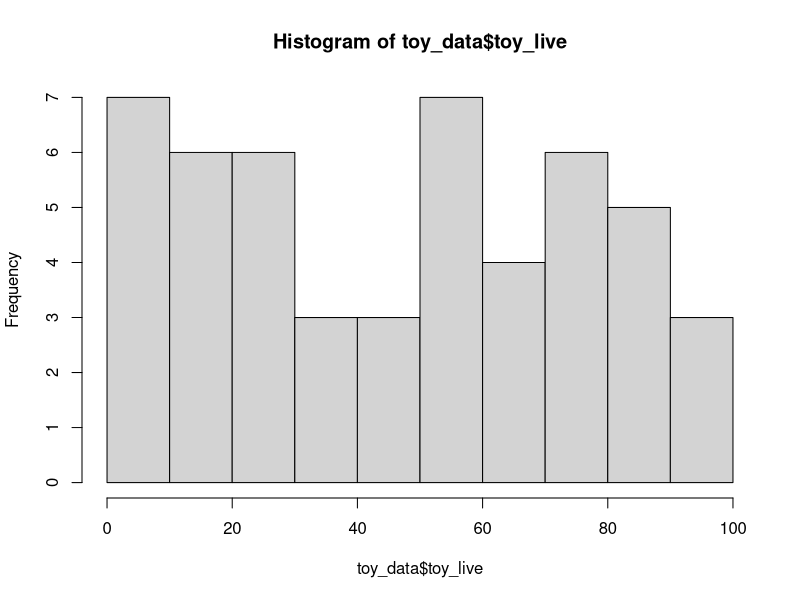
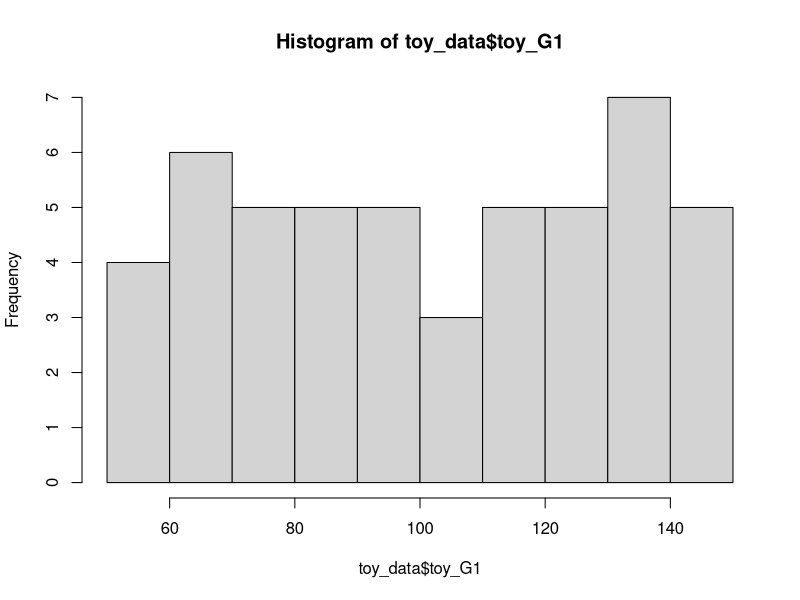
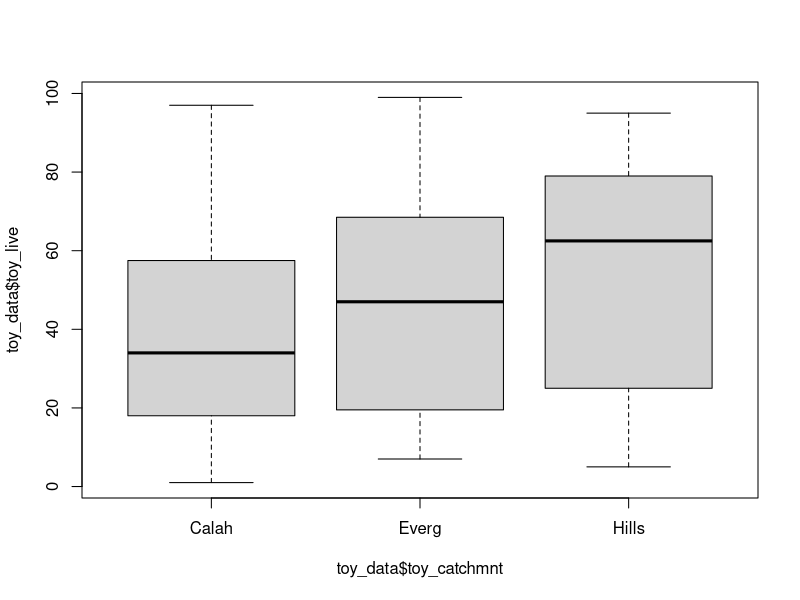
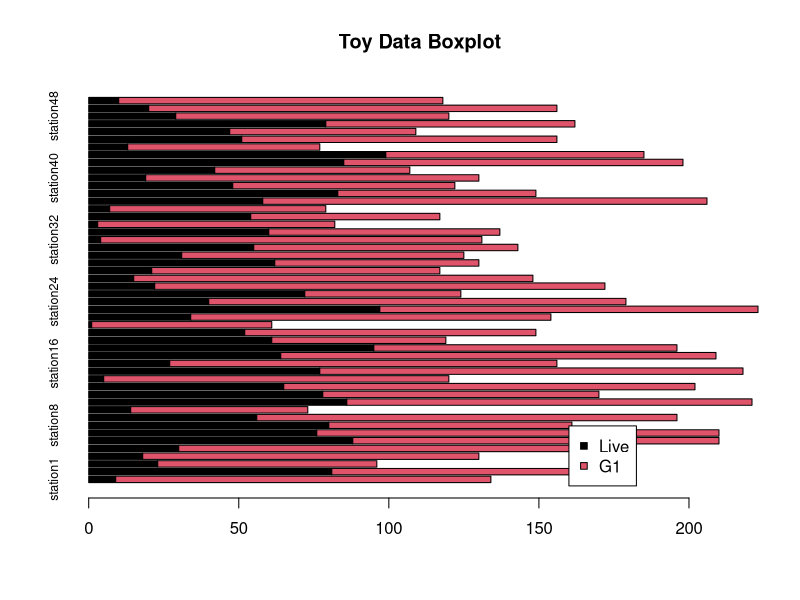
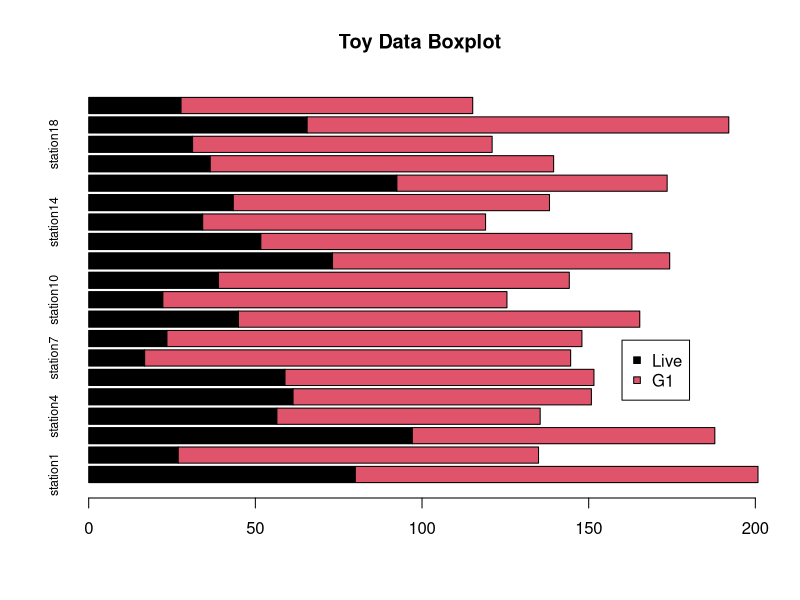
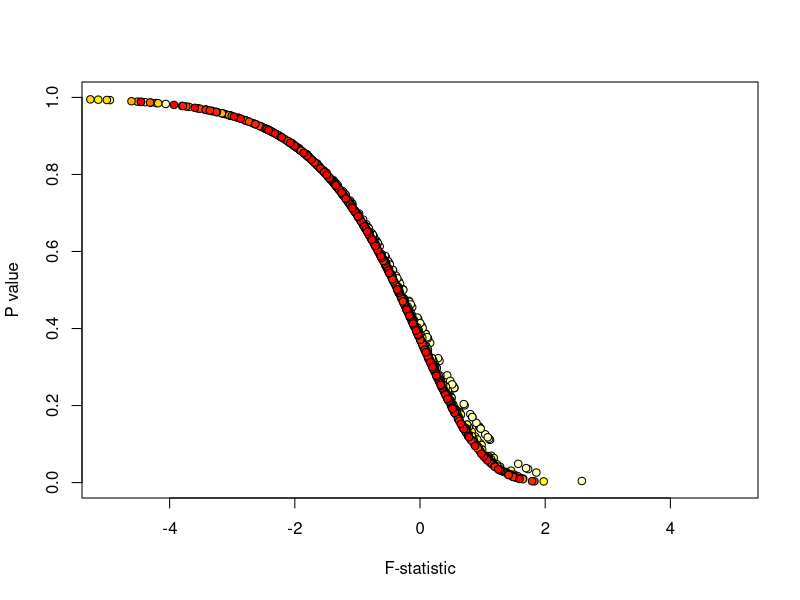
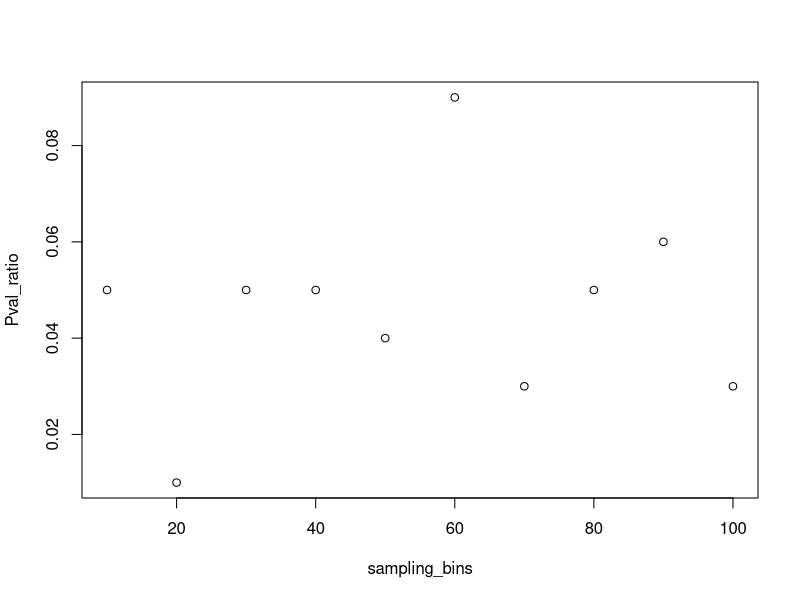
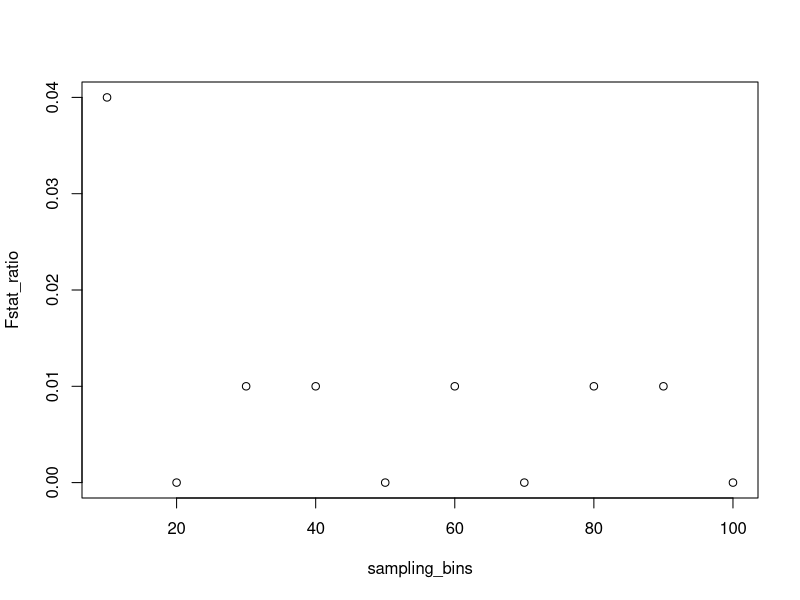

Generate these figures, in order, with R:
#Sandbox for course development code.

#Let's do some basic stuff with the Gulf of Mexico data.

live = read.csv('data/Live.csv', header = TRUE, row.names = "X") #Read data.
G1 = read.csv('data/G1.csv', header = TRUE, row.names = "X")

stations = row.names(live)

station_sums = apply(live,1,sum)

taxa_sums = apply(live,2,sum)

#Let's make a toy dataset. 10 stations, 80 possible taxa.

toy_n = 50

toy_stations = paste0("station", c(1:toy_n))
toy_catchmnt = c(rep("Hills",toy_n*0.4),
                 rep("Calah",toy_n*0.3),
                 rep("Everg",toy_n*0.3))
toy_live = c(sample(c(1:100),toy_n))
toy_G1 = c(sample(c(50:150),toy_n))

toy_data = data.frame(toy_stations,toy_catchmnt,toy_live,toy_G1)

#This makes a roughly scalable matrix-generating set of commands. Now we can explore it a little.

hist(toy_data$toy_live)

hist(toy_data$toy_G1)

boxplot(toy_data$toy_live ~ toy_data$toy_catchmnt)

toy.aov = aov(toy_data$toy_live ~ toy_data$toy_catchmnt)
toy_results = unlist(summary(toy.aov))

#Can extract the values for plotting.

toy_results['F value1']
toy_results['Pr(>F)1']

#Barplot to see basic results

barplot(t(toy_data[,3:4]),horiz = TRUE, names.arg = toy_data$toy_stations, cex.names = 0.75, srt = 90, main = "Toy Data Boxplot",col=c(1,2))
legend(160,9,c("Live","G1"),pch=22,pt.bg=c(1,2))

#It's randomized, but the above will occasionally give us a significant result! Toy with the sample size and see how it behaves.

#Notice how using a variable (toy_n) to replace numbers makes it easier to go back and adjust it.

#Since we know how to build one random dataset, we should consider making a function. Our goal is to replace all of the numbers in the code above with variables.

make_toy = function(x, #All it needs is for us to define the sample size. Now we can scale up our observations.
                    cat.names = c("Hills","Calah","Everg"), 
                    range_live = c(1,100), 
                    range_G1 = c(50,150), 
                    c.probs = c(0.4,0.3,0.3),
                    use_norm = FALSE) #We define the variables in our new function here.
  { #Here is where we code out what the function does
  toy_stations = paste0("station", c(1:x))
  toy_catchmnt = c(rep(cat.names,c.probs*x))
  if(use_norm == FALSE){
    toy_live = sample(c(range_live[1]:range_live[2]),x)
    toy_G1 = sample(c(range_G1[1]:range_G1[2]),x)
  } else {
    toy_live = rnorm(x,range_live[2] - ((range_live[2]-range_live[1])/2), 20)
    toy_G1 = rnorm(x,range_G1[2] - ((range_G1[2]-range_G1[1])/2), 15)
  }

  
  data.frame(toy_stations,toy_catchmnt,toy_live,toy_G1)
}

toy_data = make_toy(20, use_norm = TRUE)

barplot(t(toy_data[,3:4]),horiz = TRUE, names.arg = toy_data$toy_stations, cex.names = 0.75, srt = 90, main = "Toy Data Boxplot",col=c(1,2))
legend(160,9,c("Live","G1"),pch=22,pt.bg=c(1,2))

#Now, instead of looking at results individually, let's see what the range of possibilities are based on these parameters.

model_runs = 10 #Let's start with 10 runs.
toy_size = 100
Fstat = vector("numeric",model_runs)
Pval = vector("numeric",model_runs)

for(i in 1:model_runs){ #For every model run...
  toy_data = make_toy(toy_size) #Make a toy dataset
  toy.aov = aov(toy_data$toy_live ~ toy_data$toy_catchmnt) #Do the ANOVA on live vs G1
  toy_results = unlist(summary(toy.aov)) #Break down the results
  Fstat[i] = toy_results['F value1'] #Take F statistic and write to new variable
  Pval[i] = toy_results['Pr(>F)1'] #Take P value and write to new variable
}

#Now we can see how, given our paremeters, what the range of plausible outcomes are.

#How many times (out of 100) do we get a statistically significant result?

length(Pval[Pval < 0.05])/model_runs

#points(Fstat,Pval,col="green")
#hist(Fstat)

#We can loop this one more time and save our model runs at different levels of sampling effort (toy_size)

sampling_bins = seq(10,100,10)
bin_colors = heat.colors(length(sampling_bins),rev = TRUE)

Pval_ratio = vector("numeric",length(sampling_bins))
Fstat_ratio = vector("numeric",length(sampling_bins))
mean_Pval = vector("numeric",length(sampling_bins))
mean_Fstat = vector("numeric",length(sampling_bins))

Pval_matrix = matrix(nrow = 100, ncol = length(sampling_bins))
Fstat_matrix = matrix(nrow = 100, ncol = length(sampling_bins))

plot(0,0,xlim=c(-5,5),ylim=c(0,1),pch=NA,xlab="F-statistic",ylab="P value")

for(j in 1:length(sampling_bins)){
  
  model_runs = 100
  toy_size = sampling_bins[j]
  Fstat = vector("numeric",model_runs)
  Pval = vector("numeric",model_runs)
  
  for(i in 1:model_runs){ #For every model run...
    toy_data = make_toy(toy_size,use_norm = TRUE) #Make a toy dataset
    toy.aov = aov(toy_data$toy_live ~ toy_data$toy_catchmnt) #Do the ANOVA on live vs G1
    toy_results = unlist(summary(toy.aov)) #Break down the results
    Fstat[i] = toy_results['F value1'] #Take F statistic and write to new variable
    Pval[i] = toy_results['Pr(>F)1'] #Take P value and write to new variable
  }
  
  points(log(Fstat),Pval,pch=21,bg=bin_colors[j])
  
  Pval_ratio[j] = length(Pval[Pval < 0.05])/model_runs
  Fstat_ratio[j] = length(Fstat[Fstat > 5])/model_runs
  mean_Pval[j] = mean(Pval)
  mean_Fstat[j] = mean(Fstat)
  
  Pval_matrix[,j] = Pval
  Fstat_matrix[,j] = Fstat
  
}

plot(sampling_bins,Pval_ratio)
plot(sampling_bins,Fstat_ratio)
boxplot(Pval_matrix,ylab = "P value")

#What did we learn here?

#There's no relationship between the number of significant results and the sample size of the toy data sets! This seems weird. 

#The results tell us a couple things. F-statistic and P value show a logarithmic relationship in every set of modeled results, regardless of sample size.

#The likelihood of getting a spurious P value does not go down with sample size. We are always at risk of being misled by false positives.

#Let's do it again and make some real differences in the sample populations.

sampling_bins = seq(10,500,10)
bin_colors = heat.colors(length(sampling_bins),rev = TRUE)

Pval_ratio = vector("numeric",length(sampling_bins))
Fstat_ratio = vector("numeric",length(sampling_bins))
mean_Pval = vector("numeric",length(sampling_bins))
mean_Fstat = vector("numeric",length(sampling_bins))

Pval_matrix = matrix(nrow = 100, ncol = length(sampling_bins))
Fstat_matrix = matrix(nrow = 100, ncol = length(sampling_bins))

plot(0,0,xlim=c(-5,5),ylim=c(0,1),pch=NA,xlab="F-statistic",ylab="P value")

for(j in 1:length(sampling_bins)){
  
  model_runs = 100
  toy_size = sampling_bins[j]
  Fstat = vector("numeric",model_runs)
  Pval = vector("numeric",model_runs)
  
  for(i in 1:model_runs){ #For every model run...
    toy_data = make_toy(toy_size,use_norm = TRUE,range_live = c(100,150), range_G1 = c(250,300)) #Make a toy dataset
    toy.aov = aov(toy_data$toy_live ~ toy_data$toy_catchmnt) #Do the ANOVA on live vs G1
    toy_results = unlist(summary(toy.aov)) #Break down the results
    Fstat[i] = toy_results['F value1'] #Take F statistic and write to new variable
    Pval[i] = toy_results['Pr(>F)1'] #Take P value and write to new variable
  }
  
  points(log(Fstat),Pval,pch=21,bg=bin_colors[j])
  
  Pval_ratio[j] = length(Pval[Pval < 0.05])/model_runs
  Fstat_ratio[j] = length(Fstat[Fstat > 5])/model_runs
  mean_Pval[j] = mean(Pval)
  mean_Fstat[j] = mean(Fstat)
  
  Pval_matrix[,j] = Pval
  Fstat_matrix[,j] = Fstat
  
}

plot(sampling_bins,Pval_ratio)
plot(sampling_bins,Fstat_ratio)
boxplot(Pval_matrix,ylab = "P value")

#Found a basic fix for the simple model.

Hlive = toy_data[toy_data$toy_catchmnt == "Hills", 'toy_live']
HG1 = toy_data[toy_data$toy_catchmnt == "Hills", 'toy_G1']
all_obs = c(Hlive,HG1)
all_class= c(rep("live",length(Hlive)),rep("dead",length(HG1)))

test.aov = aov(all_obs~all_class)
summary(test.aov)
boxplot(all_obs ~ all_class)

#Looking at some different avenues for comparing things.

#Structure is off here need to work up a more interesting toy model.

#What does it need to look like in the end to reflect GoM surveys?
###Three tables (minimum)

###Station by species for each class (live, G1, etc.)
###Table of station data (coordinates, salinity, catchment, etc.)



#Thus, the model data set needs to be stations, taxa, and numbers. Numbers are defined by a probability distribution.

###This means that inputs need to be: stations, taxa_list, and distribution type.

#Will need to make some assumptions about spatial parameters, but we can assume a sort of reasonable grid for now.

### New Section - Coming up with a sampling scheme for critters on a map.

#We need to build a map object that holds key details.

fake_map = data.frame(x = rep(c(1:10), 10), #X grid coordinates up to desired sample size. Could modify to use another object.
                      y = as.vector(sapply(1:10, function(x){ #Y grid needs to be groups of 10 digits ascending to max.
                        rep(x, 10)
                      })),
                      elevation = as.vector(sapply(seq(10, 100, 10), function(x){ #Going to use elevation as an environmental gradient for dispersing taxa.
                        rep(x, 10)
                      })),
                      substrate = c(rep("clay", 20), rep("silt",40), rep("sand",40))) #Going to use this as taphonomic barrier.

palette(heat.colors(max(fake_map$elevation)))

substrates = unique(fake_map$substrate)

subst_vals = vector("numeric", length(fake_map$x))

for(i in 1:length(substrates)){
  subst_vals[fake_map$substrate == substrates[i]] = i
}


plot(fake_map$x, fake_map$y, pch = 20+subst_vals, bg = fake_map$elevation)
